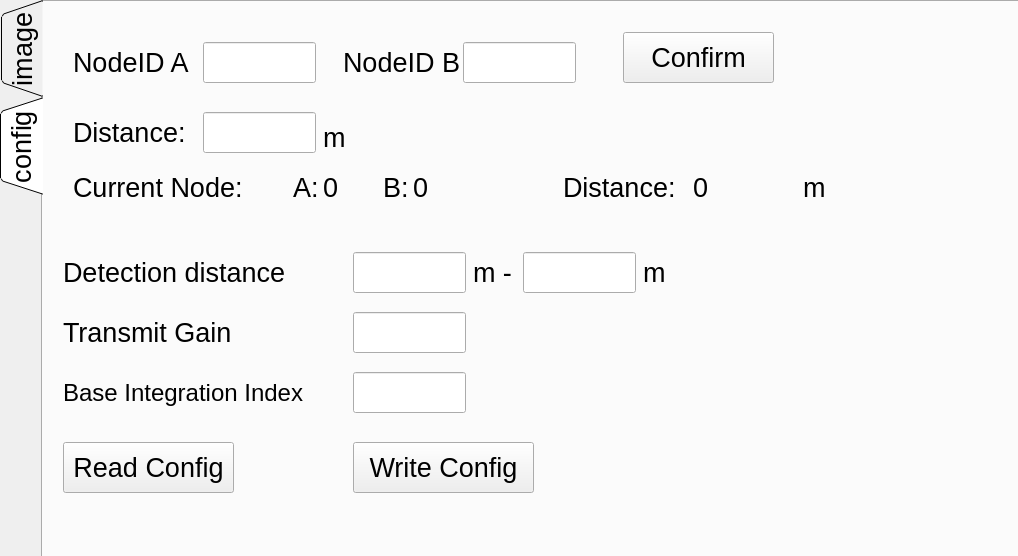
<?xml version="1.0" encoding="UTF-8"?>
<ui version="4.0">
 <class>MainWindow</class>
 <widget class="QWidget" name="MainWindow">
  <property name="geometry">
   <rect>
    <x>0</x>
    <y>0</y>
    <width>1018</width>
    <height>556</height>
   </rect>
  </property>
  <property name="windowTitle">
   <string>Form</string>
  </property>
  <widget class="QTabWidget" name="tabWidget">
   <property name="geometry">
    <rect>
     <x>0</x>
     <y>0</y>
     <width>1021</width>
     <height>561</height>
    </rect>
   </property>
   <property name="font">
    <font>
     <pointsize>20</pointsize>
    </font>
   </property>
   <property name="tabPosition">
    <enum>QTabWidget::West</enum>
   </property>
   <property name="tabShape">
    <enum>QTabWidget::Triangular</enum>
   </property>
   <property name="currentIndex">
    <number>1</number>
   </property>
   <property name="iconSize">
    <size>
     <width>16</width>
     <height>16</height>
    </size>
   </property>
   <widget class="QWidget" name="tab_2">
    <attribute name="title">
     <string>image</string>
    </attribute>
    <widget class="QWidget" name="verticalLayoutWidget">
     <property name="geometry">
      <rect>
       <x>350</x>
       <y>20</y>
       <width>631</width>
       <height>531</height>
      </rect>
     </property>
     <layout class="QVBoxLayout" name="BScanImage"/>
    </widget>
    <widget class="QWidget" name="verticalLayoutWidget_2">
     <property name="geometry">
      <rect>
       <x>0</x>
       <y>230</y>
       <width>341</width>
       <height>321</height>
      </rect>
     </property>
     <layout class="QVBoxLayout" name="RangeNetPlot"/>
    </widget>
    <widget class="QPushButton" name="btnStart">
     <property name="geometry">
      <rect>
       <x>30</x>
       <y>30</y>
       <width>131</width>
       <height>51</height>
      </rect>
     </property>
     <property name="text">
      <string>Start</string>
     </property>
    </widget>
    <widget class="QPushButton" name="btnSave">
     <property name="geometry">
      <rect>
       <x>180</x>
       <y>30</y>
       <width>141</width>
       <height>51</height>
      </rect>
     </property>
     <property name="text">
      <string>Save</string>
     </property>
    </widget>
    <widget class="QPushButton" name="btnClear">
     <property name="geometry">
      <rect>
       <x>30</x>
       <y>100</y>
       <width>131</width>
       <height>51</height>
      </rect>
     </property>
     <property name="text">
      <string>Clear</string>
     </property>
    </widget>
   </widget>
   <widget class="QWidget" name="tab">
    <attribute name="title">
     <string>config</string>
    </attribute>
    <widget class="QLineEdit" name="editDistanceStart">
     <property name="geometry">
      <rect>
       <x>310</x>
       <y>250</y>
       <width>113</width>
       <height>41</height>
      </rect>
     </property>
    </widget>
    <widget class="QLabel" name="label">
     <property name="geometry">
      <rect>
       <x>20</x>
       <y>230</y>
       <width>251</width>
       <height>81</height>
      </rect>
     </property>
     <property name="text">
      <string>Detection distance</string>
     </property>
    </widget>
    <widget class="QLineEdit" name="editDistanceEnd">
     <property name="geometry">
      <rect>
       <x>480</x>
       <y>250</y>
       <width>113</width>
       <height>41</height>
      </rect>
     </property>
    </widget>
    <widget class="QLabel" name="label_2">
     <property name="geometry">
      <rect>
       <x>430</x>
       <y>230</y>
       <width>51</width>
       <height>81</height>
      </rect>
     </property>
     <property name="text">
      <string>m -</string>
     </property>
    </widget>
    <widget class="QLabel" name="label_3">
     <property name="geometry">
      <rect>
       <x>600</x>
       <y>230</y>
       <width>51</width>
       <height>81</height>
      </rect>
     </property>
     <property name="text">
      <string>m</string>
     </property>
    </widget>
    <widget class="QLabel" name="label_5">
     <property name="geometry">
      <rect>
       <x>30</x>
       <y>20</y>
       <width>251</width>
       <height>81</height>
      </rect>
     </property>
     <property name="text">
      <string>NodeID A</string>
     </property>
    </widget>
    <widget class="QLineEdit" name="editNodeIDInputA">
     <property name="geometry">
      <rect>
       <x>160</x>
       <y>40</y>
       <width>113</width>
       <height>41</height>
      </rect>
     </property>
    </widget>
    <widget class="QLabel" name="label_6">
     <property name="geometry">
      <rect>
       <x>300</x>
       <y>20</y>
       <width>251</width>
       <height>81</height>
      </rect>
     </property>
     <property name="text">
      <string>NodeID B</string>
     </property>
    </widget>
    <widget class="QLineEdit" name="editNodeIDInputB">
     <property name="geometry">
      <rect>
       <x>420</x>
       <y>40</y>
       <width>113</width>
       <height>41</height>
      </rect>
     </property>
    </widget>
    <widget class="QPushButton" name="btnNodeIdSet">
     <property name="geometry">
      <rect>
       <x>580</x>
       <y>30</y>
       <width>151</width>
       <height>51</height>
      </rect>
     </property>
     <property name="text">
      <string>Confirm</string>
     </property>
    </widget>
    <widget class="QLabel" name="label_7">
     <property name="geometry">
      <rect>
       <x>30</x>
       <y>160</y>
       <width>181</width>
       <height>51</height>
      </rect>
     </property>
     <property name="text">
      <string>Current Node: </string>
     </property>
    </widget>
    <widget class="QLabel" name="label_8">
     <property name="geometry">
      <rect>
       <x>250</x>
       <y>160</y>
       <width>31</width>
       <height>51</height>
      </rect>
     </property>
     <property name="text">
      <string>A:</string>
     </property>
    </widget>
    <widget class="QLabel" name="label_9">
     <property name="geometry">
      <rect>
       <x>340</x>
       <y>160</y>
       <width>31</width>
       <height>51</height>
      </rect>
     </property>
     <property name="text">
      <string>B:</string>
     </property>
    </widget>
    <widget class="QLabel" name="labelNodeA">
     <property name="geometry">
      <rect>
       <x>280</x>
       <y>160</y>
       <width>61</width>
       <height>51</height>
      </rect>
     </property>
     <property name="text">
      <string>0</string>
     </property>
    </widget>
    <widget class="QLabel" name="labelNodeB">
     <property name="geometry">
      <rect>
       <x>370</x>
       <y>160</y>
       <width>71</width>
       <height>51</height>
      </rect>
     </property>
     <property name="text">
      <string>0</string>
     </property>
    </widget>
    <widget class="QLabel" name="label_10">
     <property name="geometry">
      <rect>
       <x>20</x>
       <y>290</y>
       <width>251</width>
       <height>81</height>
      </rect>
     </property>
     <property name="text">
      <string>Transmit Gain </string>
     </property>
    </widget>
    <widget class="QLabel" name="label_11">
     <property name="geometry">
      <rect>
       <x>20</x>
       <y>350</y>
       <width>311</width>
       <height>81</height>
      </rect>
     </property>
     <property name="font">
      <font>
       <pointsize>18</pointsize>
      </font>
     </property>
     <property name="text">
      <string>Base Integration Index</string>
     </property>
    </widget>
    <widget class="QLineEdit" name="editTransmitGain">
     <property name="geometry">
      <rect>
       <x>310</x>
       <y>310</y>
       <width>113</width>
       <height>41</height>
      </rect>
     </property>
    </widget>
    <widget class="QLineEdit" name="editIntegratinoIdex">
     <property name="geometry">
      <rect>
       <x>310</x>
       <y>370</y>
       <width>113</width>
       <height>41</height>
      </rect>
     </property>
    </widget>
    <widget class="QPushButton" name="btnRadarConfigSet">
     <property name="geometry">
      <rect>
       <x>310</x>
       <y>440</y>
       <width>181</width>
       <height>51</height>
      </rect>
     </property>
     <property name="text">
      <string>Write Config</string>
     </property>
    </widget>
    <widget class="QPushButton" name="btnRadarConfigRead">
     <property name="geometry">
      <rect>
       <x>20</x>
       <y>440</y>
       <width>171</width>
       <height>51</height>
      </rect>
     </property>
     <property name="text">
      <string>Read Config</string>
     </property>
    </widget>
    <widget class="QLabel" name="label_12">
     <property name="geometry">
      <rect>
       <x>30</x>
       <y>90</y>
       <width>251</width>
       <height>81</height>
      </rect>
     </property>
     <property name="text">
      <string>Distance:</string>
     </property>
    </widget>
    <widget class="QLabel" name="label_13">
     <property name="geometry">
      <rect>
       <x>520</x>
       <y>160</y>
       <width>131</width>
       <height>51</height>
      </rect>
     </property>
     <property name="text">
      <string>Distance:</string>
     </property>
    </widget>
    <widget class="QLabel" name="label_14">
     <property name="geometry">
      <rect>
       <x>760</x>
       <y>160</y>
       <width>131</width>
       <height>51</height>
      </rect>
     </property>
     <property name="text">
      <string>m</string>
     </property>
    </widget>
    <widget class="QLineEdit" name="editDistance">
     <property name="geometry">
      <rect>
       <x>160</x>
       <y>110</y>
       <width>113</width>
       <height>41</height>
      </rect>
     </property>
    </widget>
    <widget class="QLabel" name="label_15">
     <property name="geometry">
      <rect>
       <x>280</x>
       <y>110</y>
       <width>131</width>
       <height>51</height>
      </rect>
     </property>
     <property name="text">
      <string>m</string>
     </property>
    </widget>
    <widget class="QLabel" name="labelDistance">
     <property name="geometry">
      <rect>
       <x>650</x>
       <y>160</y>
       <width>101</width>
       <height>51</height>
      </rect>
     </property>
     <property name="text">
      <string>0</string>
     </property>
    </widget>
   </widget>
  </widget>
 </widget>
 <resources/>
 <connections/>
</ui>
